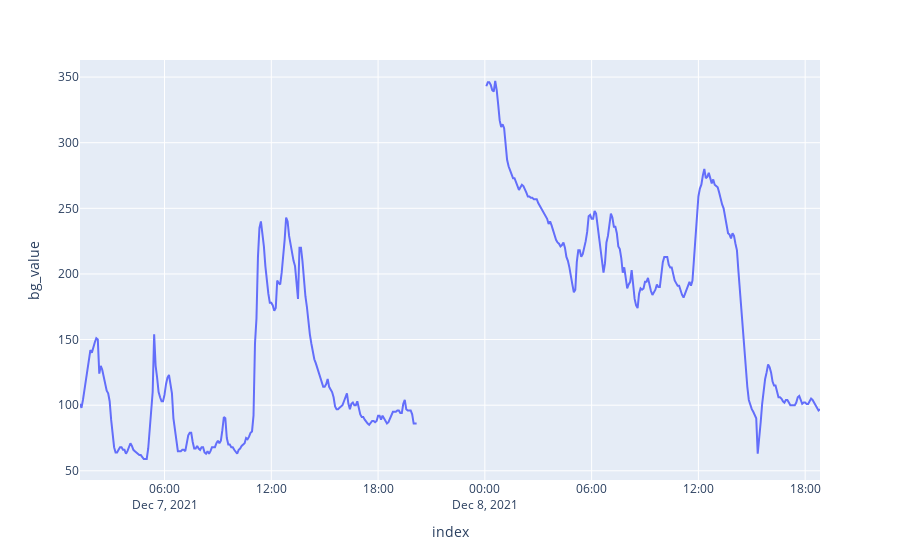

Here is the notebook cell this chart was saved with:
### Code cell
import plotly.express as px
fig = px.line(tsfresh_df2[:500], y="bg_value")
fig.show()

### Figure 1 — Plotly figure (JSON) as saved in the notebook; plotly's stock layout.template omitted (floating-point values rounded to 4 significant figures; data arrays with more than 128 entries replaced by an {"elided": "..."} marker saying what was removed)
{"data": [{"hovertemplate": "index=%{x}<br>bg_value=%{y}<extra></extra>", "legendgroup": "", "line": {"color": "#636efa", "dash": "solid"}, "marker": {"symbol": "circle"}, "mode": "lines", "name": "", "orientation": "v", "showlegend": false, "type": "scatter", "x": {"elided": "500 str values"}, "xaxis": "x", "y": {"elided": "500 int values"}, "yaxis": "y"}], "layout": {"legend": {"tracegroupgap": 0}, "margin": {"t": 60}, "xaxis": {"anchor": "y", "domain": [0, 1], "title": {"text": "index"}}, "yaxis": {"anchor": "x", "domain": [0, 1], "title": {"text": "bg_value"}}}}
